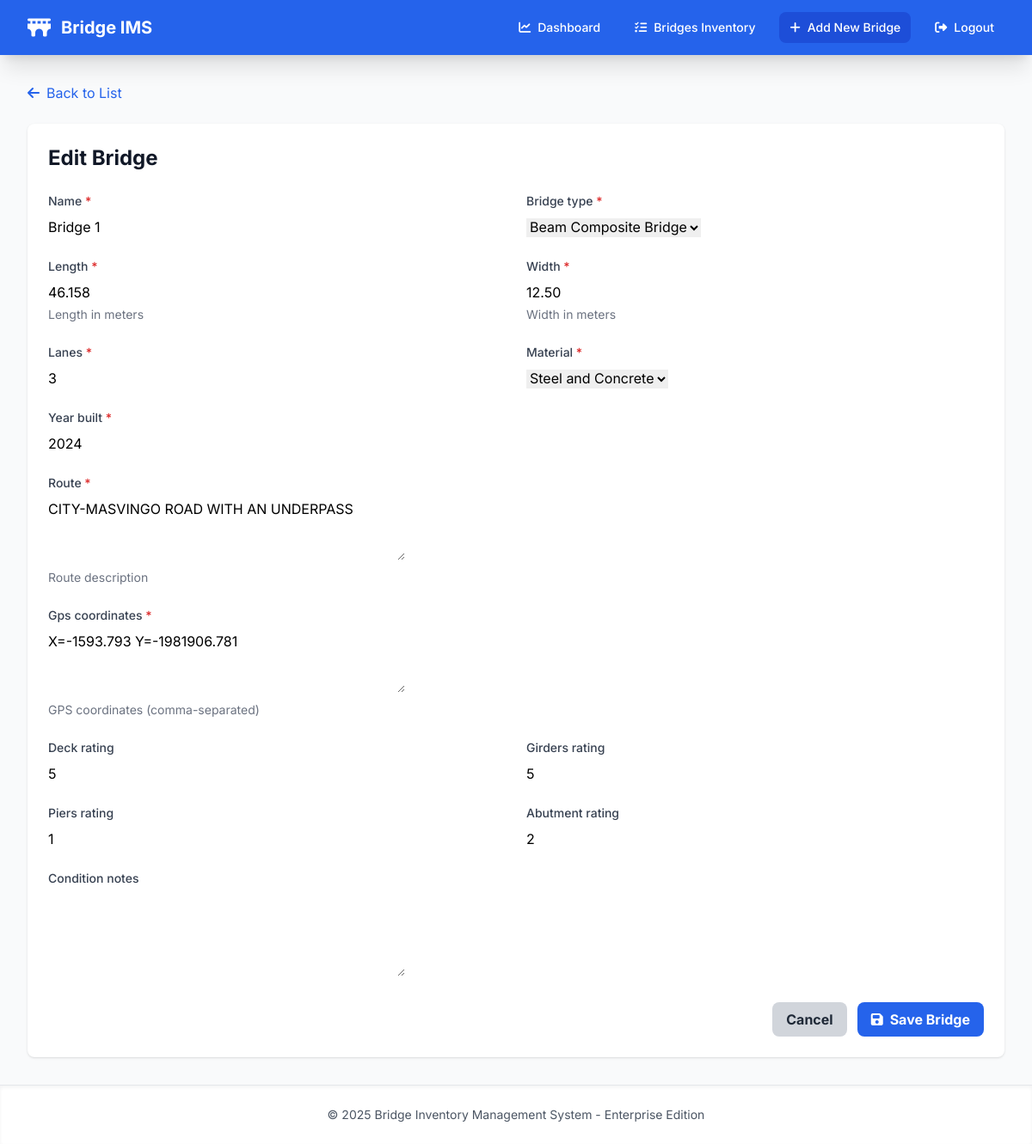
The app's page /bridges/1/edit/ (signed in) with its own data.
### bridges/models.py (models this page shows, shortened)
class Bridge(models.Model):
    BRIDGE_TYPES = [
        ('BEAM_COMPOSITE', 'Beam Composite Bridge'),
        ('SUSPENSION', 'Suspension Bridge'),
        ('ARCH', 'Arch Bridge'),
        ('TRUSS', 'Truss Bridge'),
    ]
    MATERIAL_CHOICES = [
        ('STEEL_CONCRETE', 'Steel and Concrete'),
        ('CONCRETE', 'Concrete'),
        ('STEEL', 'Steel'),
    ]
    CONDITION_CHOICES = [
        ('POOR', 'Poor'),
        ('FAIR', 'Fair'),
        ('GOOD', 'Good'),
        ('VERY_GOOD', 'Very Good'),
        ('EXCELLENT', 'Excellent'),
    ]
    name = models.CharField(max_length=100, unique=True)
    bridge_type = models.CharField(max_length=50, choices=BRIDGE_TYPES)
    length = models.DecimalField(max_digits=6, decimal_places=3, help_text="Length in meters")
    width = models.DecimalField(max_digits=5, decimal_places=2, help_text="Width in meters")
    lanes = models.PositiveIntegerField(validators=[MinValueValidator(1)])
    material = models.CharField(max_length=50, choices=MATERIAL_CHOICES)
    year_built = models.PositiveIntegerField()
    route = models.TextField(help_text="Route description")
    gps_coordinates = models.TextField(help_text="GPS coordinates (comma-separated)")
    deck_rating = models.IntegerField(
        validators=[MinValueValidator(1), MaxValueValidator(5)],
        null=True, blank=True
    )
    girders_rating = models.IntegerField(
        validators=[MinValueValidator(1), MaxValueValidator(5)],
        null=True, blank=True
    )
    piers_rating = models.IntegerField(
        validators=[MinValueValidator(1), MaxValueValidator(5)],
        null=True, blank=True
    )
    abutment_rating = models.IntegerField(
        validators=[MinValueValidator(1), MaxValueValidator(5)],
        null=True, blank=True
    )
    condition_notes = models.TextField(blank=True, null=True)
    created_at = models.DateTimeField(auto_now_add=True)
    updated_at = models.DateTimeField(auto_now=True)
    class Meta:
        ordering = ['name']
        verbose_name = 'Bridge'
        verbose_name_plural = 'Bridges'

### bridges/views.py (the view, shortened to what this page needs)
# urls.py: path('bridges/<int:pk>/edit/', views.BridgeUpdateView.as_view(), name='bridge_edit'),
class BridgeUpdateView(LoginRequiredMixin, UpdateView):
    model = Bridge
    form_class = BridgeForm
    template_name = 'bridges/bridge_form.html'
    success_url = reverse_lazy('bridge_list')

### templates/bridges/bridge_form.html (shortened to what this page needs)
{% extends 'base.html' %}
{% block content %}
<div class="mb-6">
    <a href="{% url 'bridge_list' %}" class="text-blue-600 hover:text-blue-800">
        <i class="fas fa-arrow-left mr-2"></i>Back to List
    </a>
</div>
<div class="bg-white rounded-lg shadow p-6">
    <h1 class="text-2xl font-bold text-gray-900 mb-6">
        {% if form.instance.pk %}Edit Bridge{% else %}Add New Bridge{% endif %}
    </h1>
    <form method="post" class="space-y-6">
        <div class="grid grid-cols-1 md:grid-cols-2 gap-6">
            {% for field in form %}
            <div {% if field.name == 'route' or field.name == 'gps_coordinates' or field.name == 'condition_notes' %}class="md:col-span-2"{% endif %}>
                <label class="block text-sm font-medium text-gray-700 mb-2">
                    {{ field.label }}
                    {% if field.field.required %}<span class="text-red-600">*</span>{% endif %}
                </label>
                {{ field }}
                {% if field.help_text %}
                <p class="mt-1 text-sm text-gray-500">{{ field.help_text }}</p>
                {% endif %}
            </div>
            {% endfor %}
        </div>
        <div class="flex justify-end space-x-3">
            <a href="{% url 'bridge_list' %}" class="bg-gray-300 hover:bg-gray-400 text-gray-800 font-bold py-2 px-4 rounded-lg">
                Cancel
            </a>
            <button type="submit" class="bg-blue-600 hover:bg-blue-700 text-white font-bold py-2 px-4 rounded-lg">
                <i class="fas fa-save mr-2"></i>Save Bridge
            </button>
        </div>
    </form>
</div>
{% endblock %}

### templates/base.html (style rules this page uses)
body { font-family: 'Inter', sans-serif; }

### templates/bridges/bridge_form.html (style rules this page uses)
.form-input, .form-select, .form-textarea { @apply w-full px-4 py-2 border border-gray-300 rounded-lg focus:ring-2 focus:ring-blue-500 focus:border-blue-500; }

### records on screen
Bridge: form "Bridge 1" "Beam Composite Bridge" "46.158" "12.50" "3" "Steel and Concrete" "2024" "CITY-MASVINGO ROAD WITH AN UNDERPASS" "X=-1593.793 Y=-1981906.781" "5" "5" "1" "2"

### other values on screen
{{ field.label }} "Name" "Bridge type" "Length" "Width" "Lanes" "Material" "Year built" "Route" "Gps coordinates" "Deck rating" "Girders rating" "Piers rating" "Abutment rating" "Condition notes"
{{ field.help_text }} "Length in meters" "Width in meters" "Route description" "GPS coordinates (comma-separated)"
